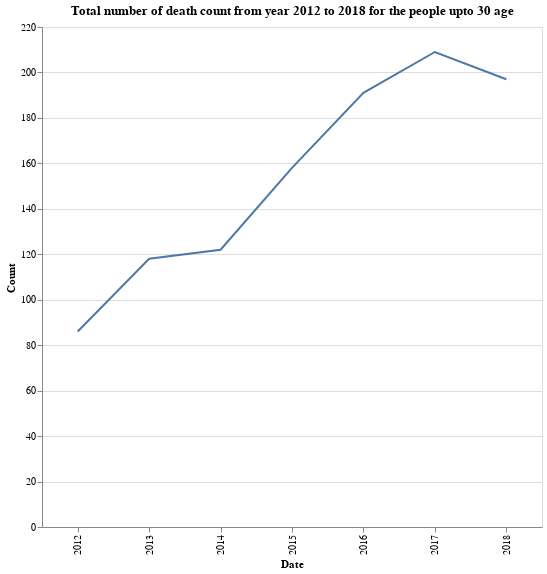

Notebook code cell kept with this figure:
### Code cell
Dataframe |>
@vlplot(
    :line,
    x=:Date,
    y=:Count,
    width=500,
    height=500,
    title= "Total number of death count from year 2012 to 2018 for the people upto 30 age"
)

### Figure 1 — Vega-Lite specification as saved in the notebook (floating-point values rounded to 4 significant figures)
{"data": {"values": [{"Count": 191, "Date": "2016"}, {"Count": 118, "Date": "2013"}, {"Count": 122, "Date": "2014"}, {"Count": 86, "Date": "2012"}, {"Count": 209, "Date": "2017"}, {"Count": 158, "Date": "2015"}, {"Count": 197, "Date": "2018"}]}, "encoding": {"x": {"field": "Date", "type": "nominal"}, "y": {"field": "Count", "type": "quantitative"}}, "height": 500, "mark": "line", "title": "Total number of death count from year 2012 to 2018 for the people upto 30 age", "width": 500}
